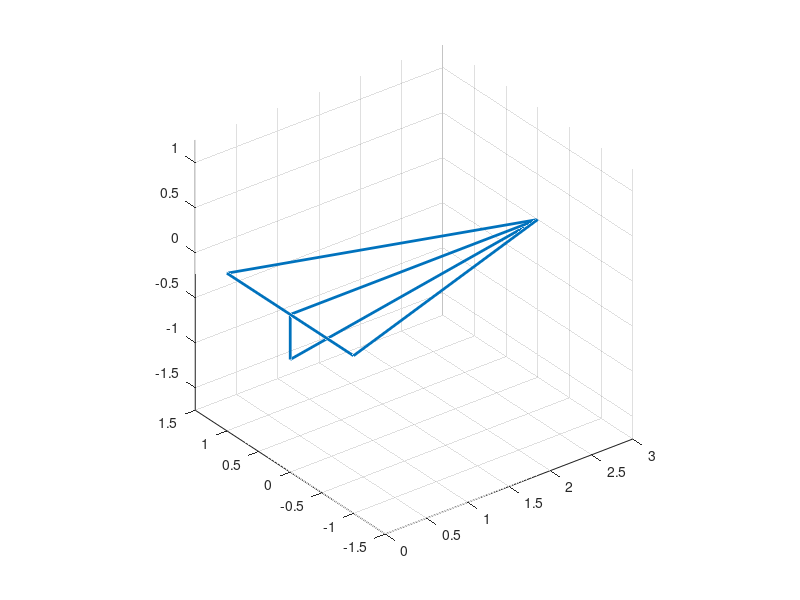

MATLAB code for this plot: (Note: this script raises an error after producing the figure.)
clc
clear
close all

%% a
A = [3  0 0 3 0   0  3
     0 -1 1 0 0   0  0
     0  0 0 0 0 -1/2 0];
plot3(A(1,:),A(2,:),A(3,:),'LineWidth',2)
hold on
grid on
axis equal

%% b 
for phi = linspace(0,pi/2,8)
    Az = Rz(phi)*A;
    plot3(Az(1,:),Az(2,:),Az(3,:),'--b')
    pause(0.3);
end

%% c
for theta = linspace(0,-pi/6,6)
    Azy = Rz(pi/2)*Ry(theta)*A;
    plot3(Azy(1,:),Azy(2,:),Azy(3,:),'--g')
    pause(.3);
end
%% d
for v = linspace(0,pi/4,4)
    Azyx = Rz(pi/2)*Ry(-pi/6)*Rx(v)*A;
    plot3(Azyx(1,:),Azyx(2,:),Azyx(3,:),'--r')
    pause(.3);
end

%% e
Azyx = Rz(pi/2)*Ry(-pi/6)*Rx((pi/4)*v)*A;
plot3(Azyx(1,:),Azyx(2,:),Azyx(3,:),'k','LineWidth',2)

%% f
pause(1);
Axyz = Rx((pi/4)*v)*Ry(-pi/6)*Rz(pi/2)*A;
plot3(Axyz(1,:),Axyz(2,:),Axyz(3,:),'--k','LineWidth',.5)
